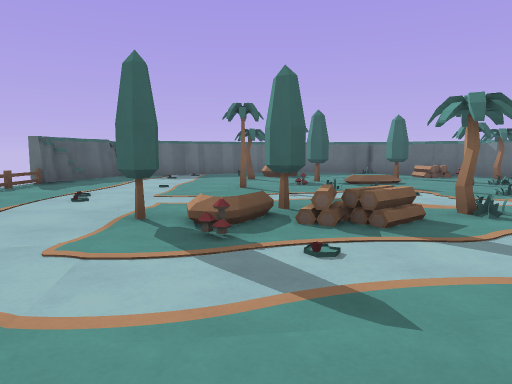
View 1 (above)

15 first-person views from a walk through a level from a Godot 3-D game. The camera is 1.3 m above the floor, tilts 6° down and sees 70° across. The floor is counted in squares, 2 m on a side. Each view is taken from the middle of a square. On the plan, view 1 faces up. The plan holds only what a view shows up to about 11 squares ahead; the rest is blank. Characters and animated objects are not drawn. Surface patterns are stand-ins for the level's own textures.

View 2
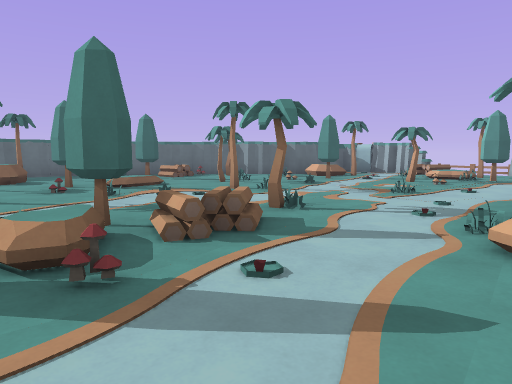

View 3
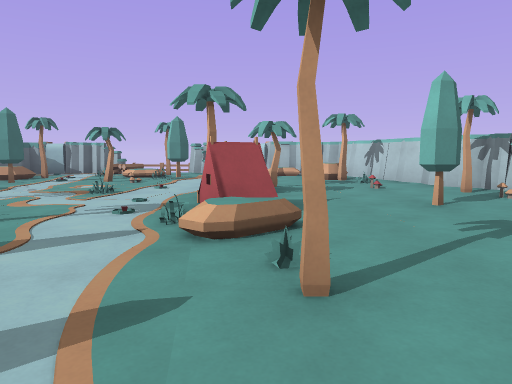

View 4
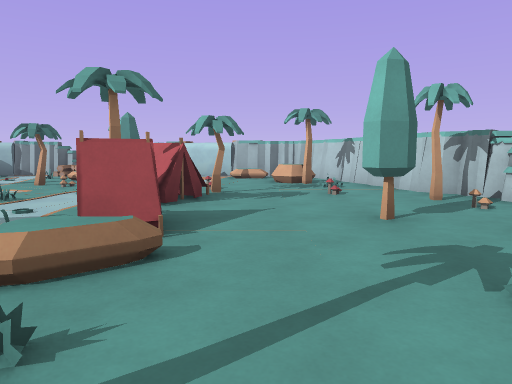

View 5
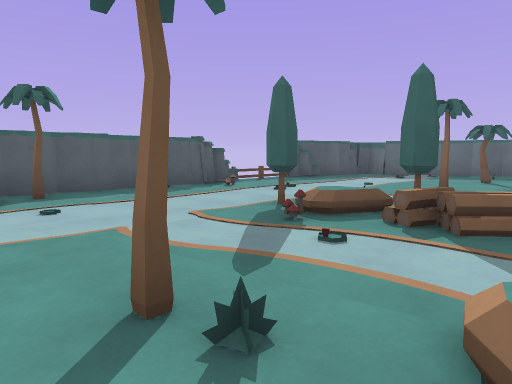

View 6
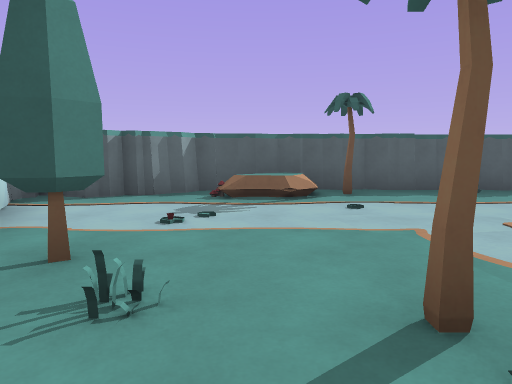

View 7
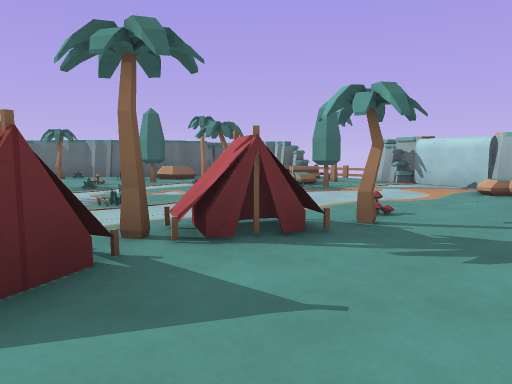

View 8
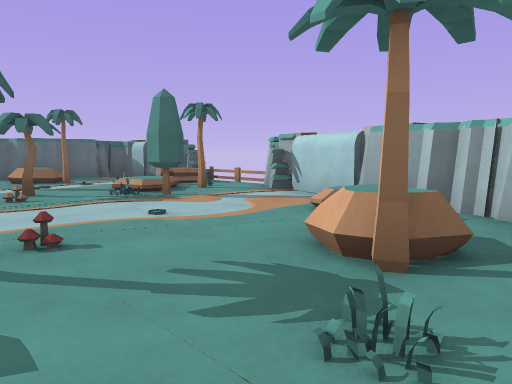

View 9
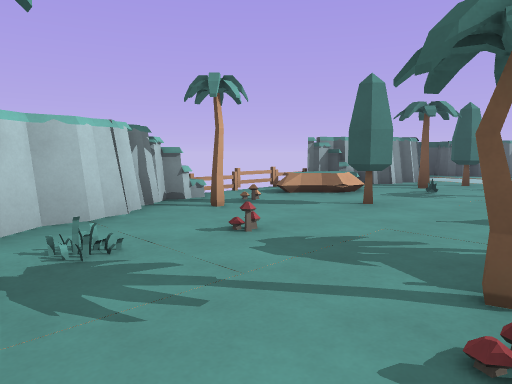

View 10
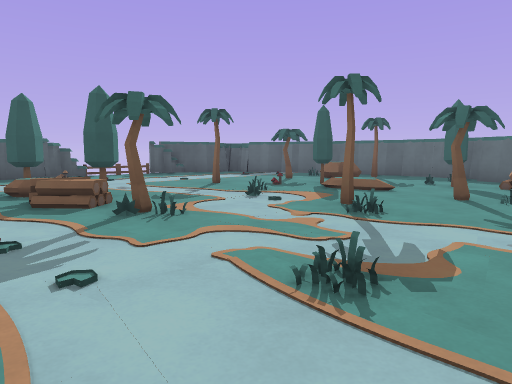

View 11
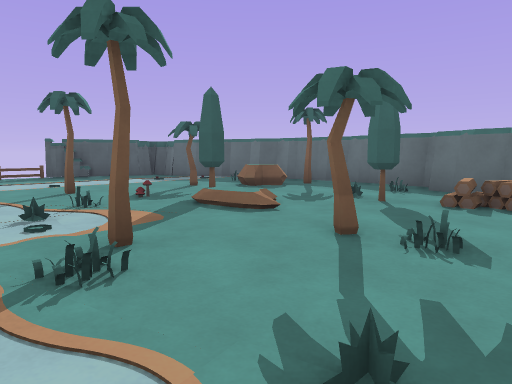

View 12
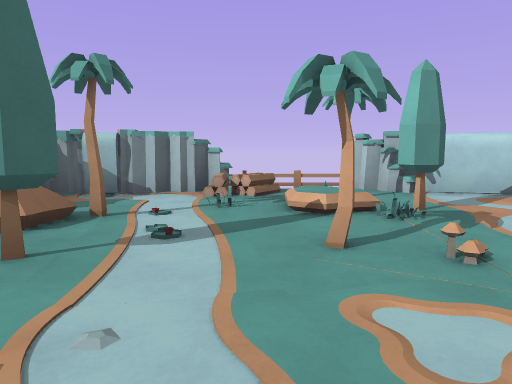

View 13
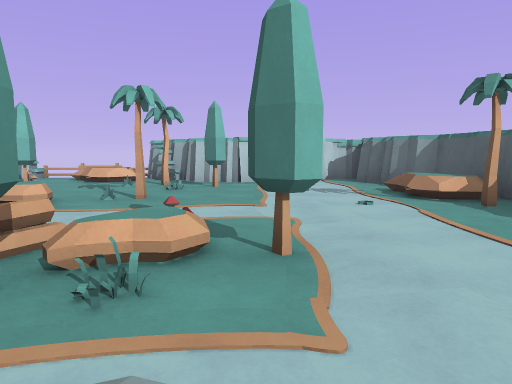

View 14
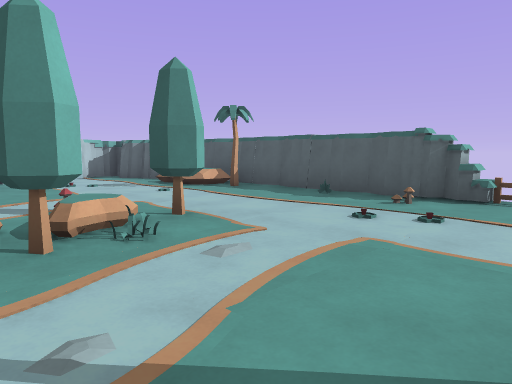

View 15
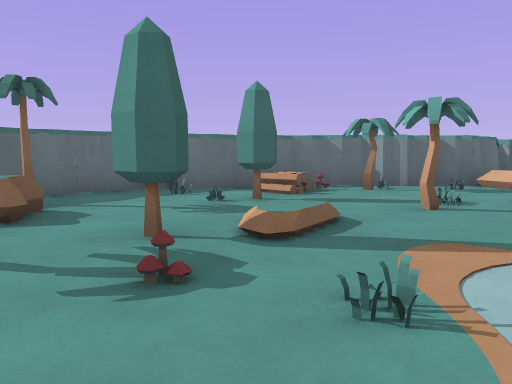

### Floor plan
Key: @ floor where view 1 was taken; # wall or solid block; x gap in a wall; . main floor; : floor 0.5 m higher than the main floor; + floor 0.75 m higher than the main floor; / step, stairs or slope; = window, fence, low wall or low ledge; R rock; T tree; P palm tree; F fence; M mushroom; E tent; O other object.
Columns run from 5 left of view 1 to 12 right of it. Each row starts with its distance up from view 1.
 13      #####
 12   ####...##
 11  ##..RP..###
 10 ##....R..T=###
  9 #....PT....P/###
  8 F.....M//P../R###
  7 F....P.....OT:P.##
  6 F........P.......#
  5 #M..............=F
  4 #...TT#P....MP/P.F
  3 #....M........T..x
  2 #P.......P......#
  1 #P....P:EEEPM...#
  0 #R...@........./#
 -1 #O...T...T.M.PR.#
 -2 ##....P/R...#####
 -3  #.#### +MP###
 -4  ###  #OF F#

Where each view was taken, in squares from view 1:
view 1: 0 up, 0 right, facing up
view 2: 1 up, 1 left, facing up-right
view 3: 1 up, 1 left, facing right
view 4: 0 up, 0 right, facing right
view 5: 0 up, 2 right, facing up-left
view 6: 0 up, 2 right, facing left
view 7: 1 down, 3 right, facing up-right
view 8: 2 down, 6 right, facing up-right
view 9: 1 up, 8 right, facing down-left
view 10: 2 up, 6 right, facing up-left
view 11: 5 up, 6 right, facing up-left
view 12: 5 up, 5 right, facing right
view 13: 6 up, 1 left, facing down
view 14: 7 up, 1 right, facing down-left
view 15: 6 up, 0 right, facing up-right
